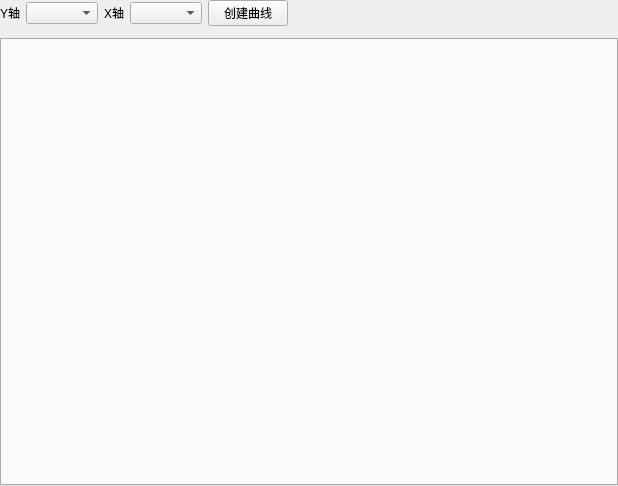
<?xml version="1.0" encoding="UTF-8"?>
<ui version="4.0">
 <class>ByyEntityPlotWidget</class>
 <widget class="QWidget" name="ByyEntityPlotWidget">
  <property name="geometry">
   <rect>
    <x>0</x>
    <y>0</y>
    <width>618</width>
    <height>486</height>
   </rect>
  </property>
  <property name="windowTitle">
   <string>ByyEntityPlotWidget</string>
  </property>
  <layout class="QVBoxLayout" name="verticalLayout">
   <property name="margin">
    <number>0</number>
   </property>
   <item>
    <layout class="QHBoxLayout" name="horizontalLayout">
     <item>
      <widget class="QLabel" name="label">
       <property name="text">
        <string>Y轴</string>
       </property>
      </widget>
     </item>
     <item>
      <widget class="QComboBox" name="yAttributeComboBox">
       <property name="maxVisibleItems">
        <number>20</number>
       </property>
      </widget>
     </item>
     <item>
      <widget class="QLabel" name="label_2">
       <property name="text">
        <string>X轴</string>
       </property>
      </widget>
     </item>
     <item>
      <widget class="QComboBox" name="xAttributeComboBox">
       <property name="maxVisibleItems">
        <number>20</number>
       </property>
      </widget>
     </item>
     <item>
      <widget class="QPushButton" name="addAttrButton">
       <property name="text">
        <string>创建曲线</string>
       </property>
      </widget>
     </item>
     <item>
      <spacer name="horizontalSpacer">
       <property name="orientation">
        <enum>Qt::Horizontal</enum>
       </property>
       <property name="sizeHint" stdset="0">
        <size>
         <width>40</width>
         <height>20</height>
        </size>
       </property>
      </spacer>
     </item>
    </layout>
   </item>
   <item>
    <widget class="QFrame" name="frame">
     <property name="frameShape">
      <enum>QFrame::StyledPanel</enum>
     </property>
     <property name="frameShadow">
      <enum>QFrame::Raised</enum>
     </property>
    </widget>
   </item>
   <item>
    <widget class="QTabWidget" name="tabWidget">
     <property name="tabsClosable">
      <bool>true</bool>
     </property>
    </widget>
   </item>
  </layout>
 </widget>
 <layoutdefault spacing="6" margin="11"/>
 <resources/>
 <connections/>
</ui>
